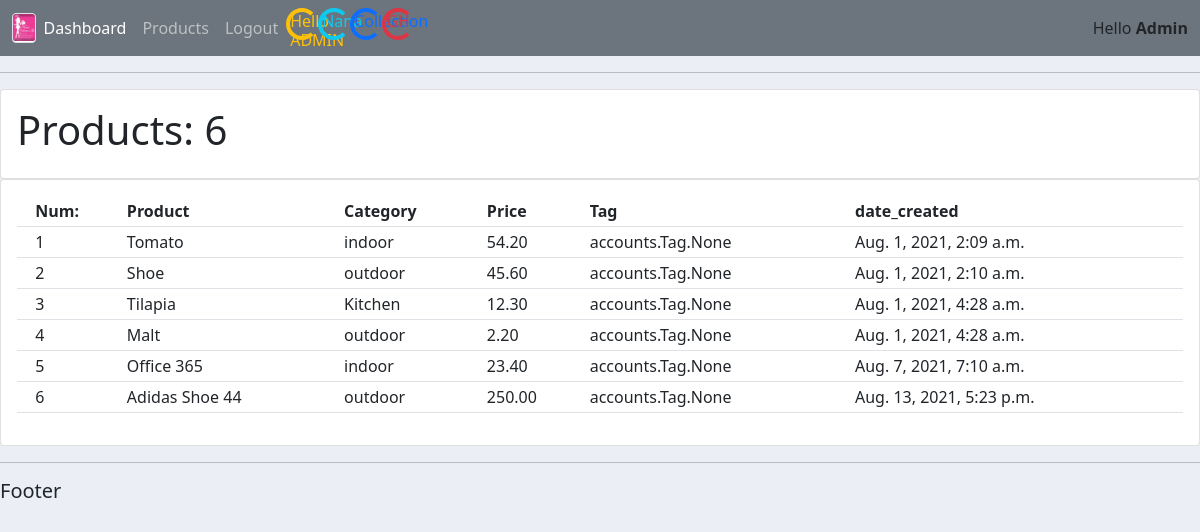
Screenshot of /products/ (signed in) with the database file from the repository.
### accounts/models.py (models this page shows, shortened)
class Product(models.Model):
    CATEGORY =(
        ('indoor','Indoor'),
        ('Kitchen','Kitchen'),
        ('outdoor','OutDoor')
    )
    product_name =models.CharField(max_length=50)
    price       = models.FloatField(max_length=10, null=True)
    quantity    = models.IntegerField()
    category    = models.CharField(max_length=20, null= True, choices=CATEGORY)
    description = models.CharField(max_length=200, null=True)
    date_created = models.DateTimeField(auto_now_add=True, null=True)
    tag =models.ManyToManyField(Tag)

### accounts/views.py (the view)
# urls.py: path('products/', views.products, name='products'),
@login_required(login_url='login')
def products(request):
    products =Product.objects.all()
    total_products =products.count()
    context ={'products':products, 'total_products':total_products}
    return render(request, 'accounts/products.html', context)

### accounts/templates/accounts/products.html
{% extends 'accounts/dashboard.html' %}
{% block content %}
        <div class="row">
        <div class="col-md">
            <div class="card card-body">
            <h1>Products: {{total_products}}</h1>
            </div>
                <div class="card card-body">
                <table class="table table-sm">
                    <tr>
                        <th></th>
                        <th>Num:</th>
                        <th>Product</th>
                        <th>Category</th>
                        <th>Price</th>
                        <th>Tag </th>
                        <th>date_created</th>
                    </tr>
                    {% for product in products %}
                        <tr>
                            <td></td>
                            <td> {{product.id}} </td>
                            <td> {{product.product_name}}</td>
                            <td> {{product.category}} </td>
                            <td> {{product.price|floatformat:"2"}} </td>
                            <td> {{product.tag}}
                            <td>{{product.date_created}}</td>
                        </tr>
                    {% endfor %}
                </table>
        </div>
        </div>
        </div>
{% endblock content %}

### accounts/templates/accounts/navbar.html (shortened to what this page needs)
{% load static %}
<nav class="navbar navbar-expand-sm navbar-dark bg-secondary">
  <div class="container-fluid">
    <img src="{% static '/images/logo2.jpeg' %}"  class="img-fluid img-thumbnail" id="img-logo" />
    <div class="collapse navbar-collapse" id="navbarNavAltMarkup">
      <div class="navbar-nav">
        <a class="nav-link active" aria-current="page" href="{% url 'home' %}">Dashboard</a>
        {% if user.is_authenticated %}
        <a class="nav-link" href="{% url 'products' %}">Products</a>
        <a class="nav-link" href="{% url 'logout' %}">Logout</a>
        <h6 class="spinner-border text-warning">Hello {{user.username|upper}}</h6>
        <h6 class="spinner-border text-info">Nana</h6>
        <h6 class="spinner-border text-primary">Collection</h6>
        <h6 class="spinner-border text-danger">GH</h6>
        {% else %}
        <a class="nav-link" href="{% url 'register' %}">Register<a>
        <a class="nav-link" href="{% url 'login' %}">login</a>
        {% endif %}
      </div>
    </div>
    <span>Hello <b>{{request.user| title }}</b></span>
  </div>
</nav>

### static/css/main.css (style rules this page uses)
body { background-color:ebeff5; }
#img-logo { height: 30; padding: 0 0 1 0 ; }

### rows the page displays
Product: id "1", product_name "Tomato", category "indoor", price "54.20", tag "accounts.Tag.None", date_created "Aug. 1, 2021, 2:09 a.m."
Product: id "2", product_name "Shoe", category "outdoor", price "45.60", tag "accounts.Tag.None", date_created "Aug. 1, 2021, 2:10 a.m."
Product: id "3", product_name "Tilapia", category "Kitchen", price "12.30", tag "accounts.Tag.None", date_created "Aug. 1, 2021, 4:28 a.m."
Product: id "4", product_name "Malt", category "outdoor", price "2.20", tag "accounts.Tag.None", date_created "Aug. 1, 2021, 4:28 a.m."
Product: id "5", product_name "Office 365", category "indoor", price "23.40", tag "accounts.Tag.None", date_created "Aug. 7, 2021, 7:10 a.m."
Product: id "6", product_name "Adidas Shoe 44", category "outdoor", price "250.00", tag "accounts.Tag.None", date_created "Aug. 13, 2021, 5:23 p.m."

### other values shown
{{ user.username|upper }} "ADMIN"
{{ request.user| title }} "Admin"
{{ total_products }} "6"
